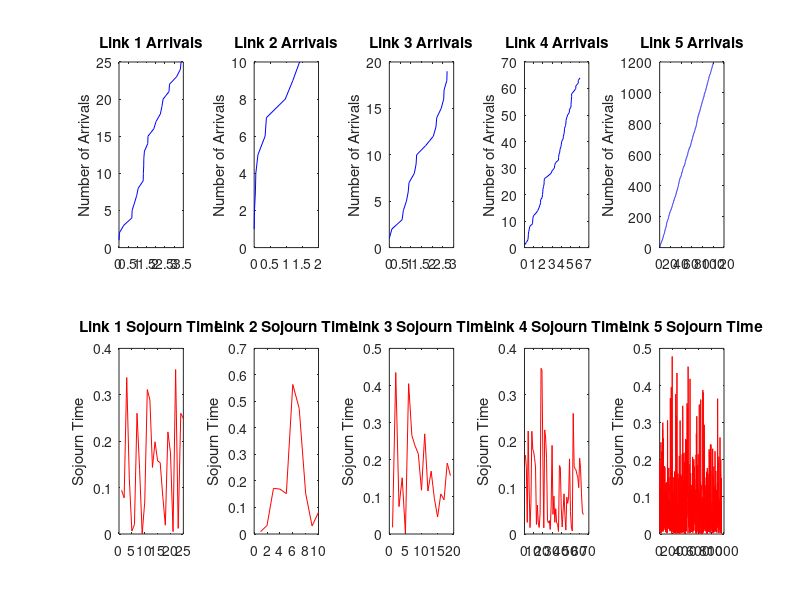

The MATLAB script that drew this image:
clc
clear all
close all

% Define the parameters
num_links = 5; % Number of links
lambda = [5, 7, 9, 10, 12]; % Arrival rate for each link
mu = 10; % Service rate for each link
endtime = 100;
tstep = 1;
buffer_capacity = 20;

% Initialize arrays and variables
t = 0;
currcustomers = zeros(1, num_links);
buffer=0;
event = zeros(3, num_links);
expected_num_packets = zeros(1, num_links);

% Initialize performance metrics arrays
nbrmeasurements = zeros(1, num_links);
nbrdeparted = zeros(1, num_links);
nbrarrived = zeros(1, num_links);
packet_loss = zeros(1, num_links);

% Initialize arrays for arrivals and sojourn times for each link
arrivedtime = cell(1, num_links);
T = cell(1, num_links);

% Initialize arrays for sojourn times for each link
sojourn_times = cell(1, num_links);



for link = 1:num_links
    arrivedtime{link} = zeros(1, endtime * lambda(link));
    T{link} = zeros(1, endtime * lambda(link));
    sojourn_times{link} = zeros(1, endtime * lambda(link));
end

while t < endtime
    for link = 1:num_links
        % Determine which link to use for arrival based on LIFO scheduling
        max_customers = max(currcustomers);
        links_with_max_customers = find(currcustomers == max_customers);

        % If there are multiple links with the same maximum customers, select one randomly
        if numel(links_with_max_customers) > 1
            link = links_with_max_customers(randi([1, numel(links_with_max_customers)]));
        else
            link = links_with_max_customers;
        end

        [t, nextevent] = min(event(:, link));

        if nextevent == 1
            % Handle arrival for the chosen link
            event(1, link) = exprnd(1/lambda(link)) + t;
            currcustomers(link) = currcustomers(link) + 1;
            buffer=buffer+1;
            nbrarrived(link) = nbrarrived(link) + 1;

            % Calculate and update the expected number of packets in the system
            expected_num_packets(link) = expected_num_packets(link) + buffer ;%currcustomers(link);

            % Check for packet loss
            if buffer > buffer_capacity
                packet_loss(link) = packet_loss(link) + 1;
            end

            % Schedule the next service event for this link
            if buffer == 1
                event(2, link) = exprnd(1/mu) + t;
            end

            % Update the arrival time for this link
            arrivedtime{link}(nbrarrived(link)) = t;
        elseif nextevent == 2
            % Handle departure for the chosen link
            currcustomers(link) = currcustomers(link) - 1;
            buffer=buffer-1;
            timeinsystem = t - event(1, link);
            nbrdeparted(link) = nbrdeparted(link) + 1;

            % Schedule the next service event for this link if there are still customers
            if buffer > 0
                event(2, link) = exprnd(1/mu) + t;
            else
                event(2, link) = inf;
            end

            % Update the sojourn time for this link
            sojourn_times{link}(nbrdeparted(link)) = timeinsystem;
        else
            % Handle measurement event for the chosen link
            nbrmeasurements(link) = nbrmeasurements(link) + 1;
            event(3, link) = event(3, link) + exprnd(tstep);
        end
    end
end

% Calculate packet loss probability and packet delay for each link
packet_loss_probability = packet_loss ./ nbrarrived;
packet_delay = expected_num_packets ./ (lambda .* (1 - packet_loss_probability));

% Display the results
for link = 1:num_links
    fprintf('Link %d:\n', link);
    fprintf('Packet Loss Probability: %.4f\n', packet_loss_probability(link));
    fprintf('Packet Delay: %.4f\n', packet_delay(link));
end

% Plot arrivals and sojourn times for each link
legend_labels = cell(1, num_links);
%%
for link = 1:num_links
    subplot(2, num_links, link);
    plot(arrivedtime{link}(1:nbrarrived(link)), 1:nbrarrived(link), 'b');
    title(['Link ' num2str(link) ' Arrivals']);
    
    ylabel('Number of Arrivals');

    subplot(2, num_links, link + num_links);
    plot(-sojourn_times{link}(1:nbrdeparted(link)), 'r');  % Plot sojourn times
    title(['Link ' num2str(link) ' Sojourn Time']);
    
    ylabel('Sojourn Time');
    legend_labels{link} = ['Link ' num2str(link)];
end

%legend(legend_labels);
